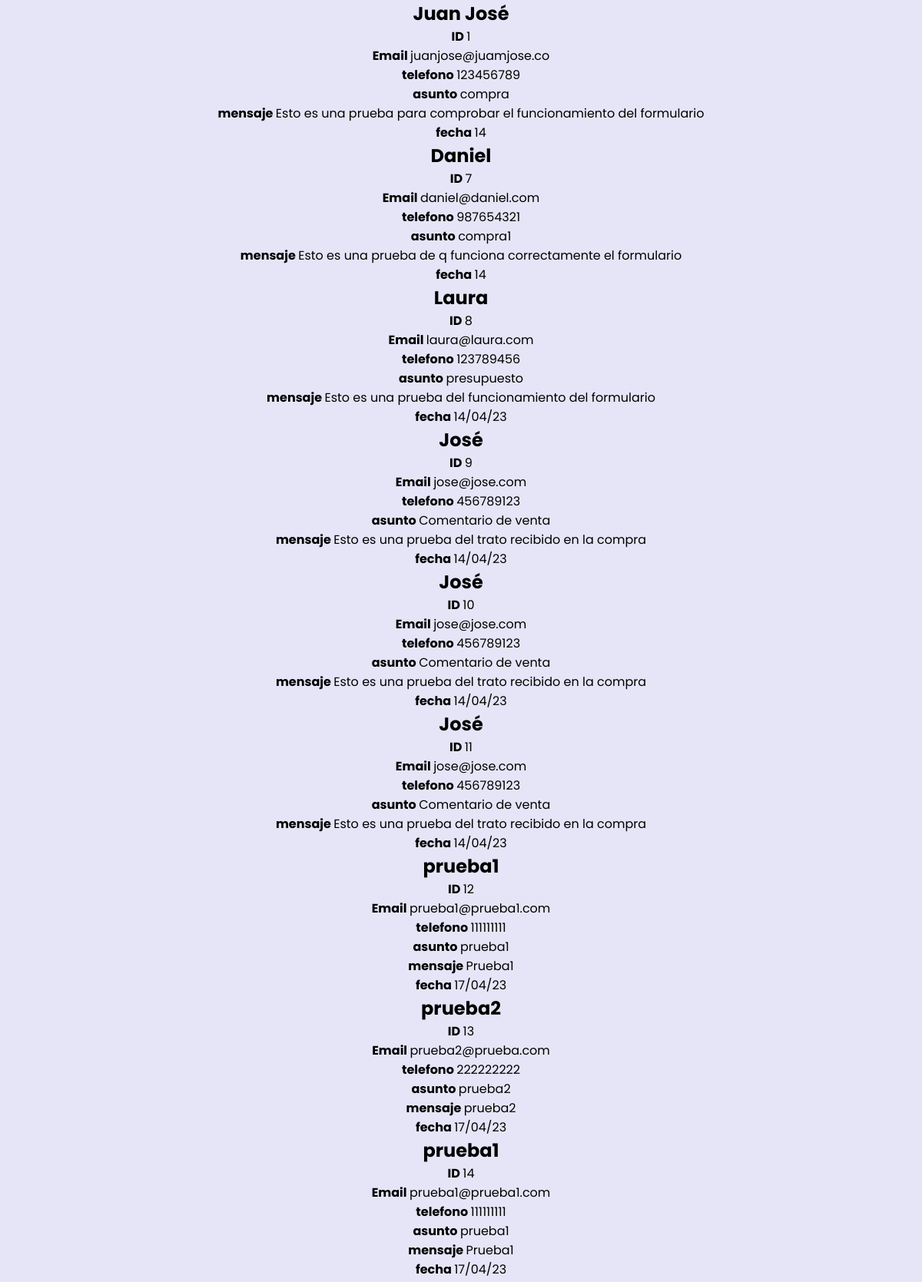
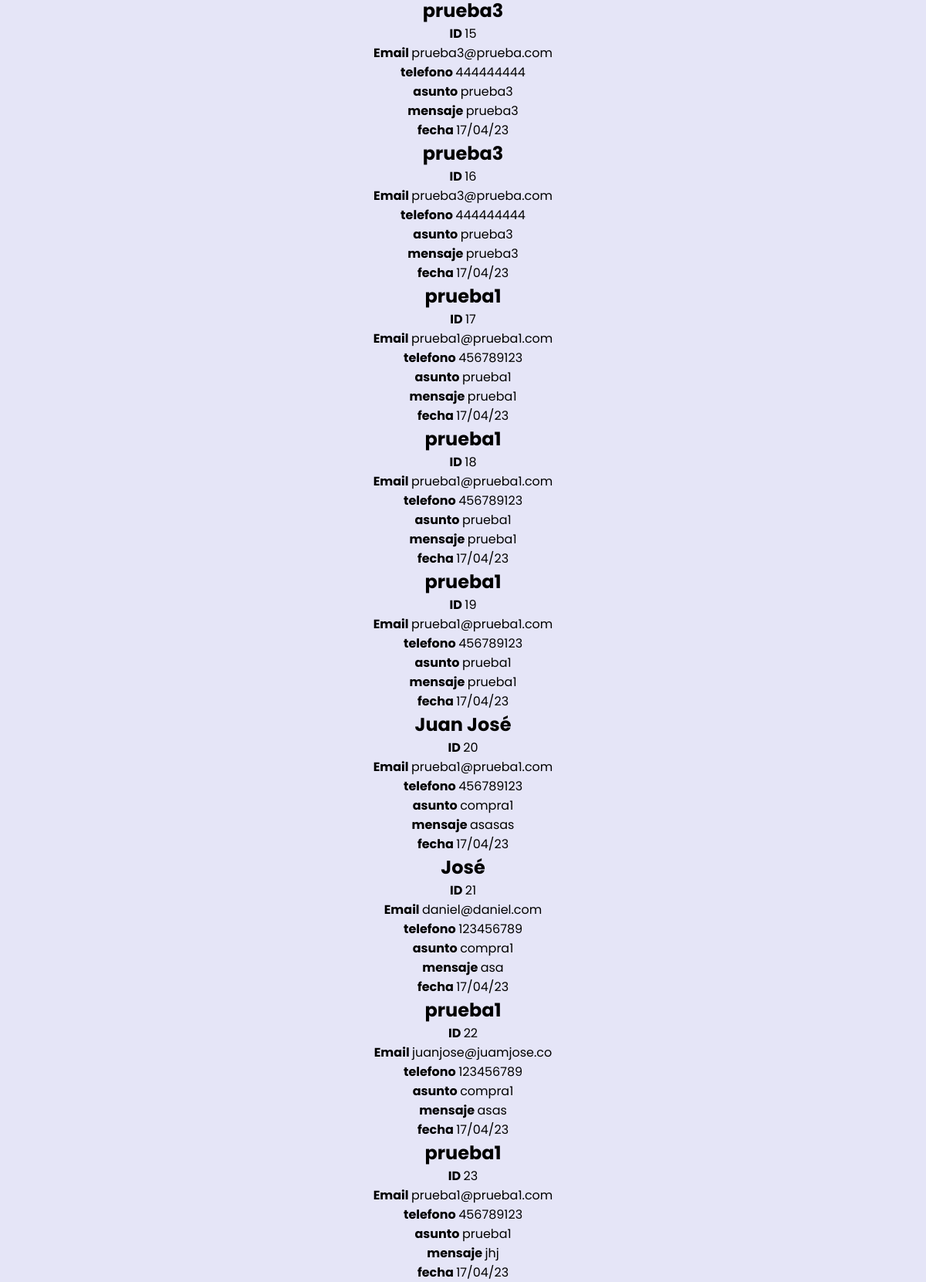
Page /administrador.php on the earlier database version (2 pictures, top to bottom).
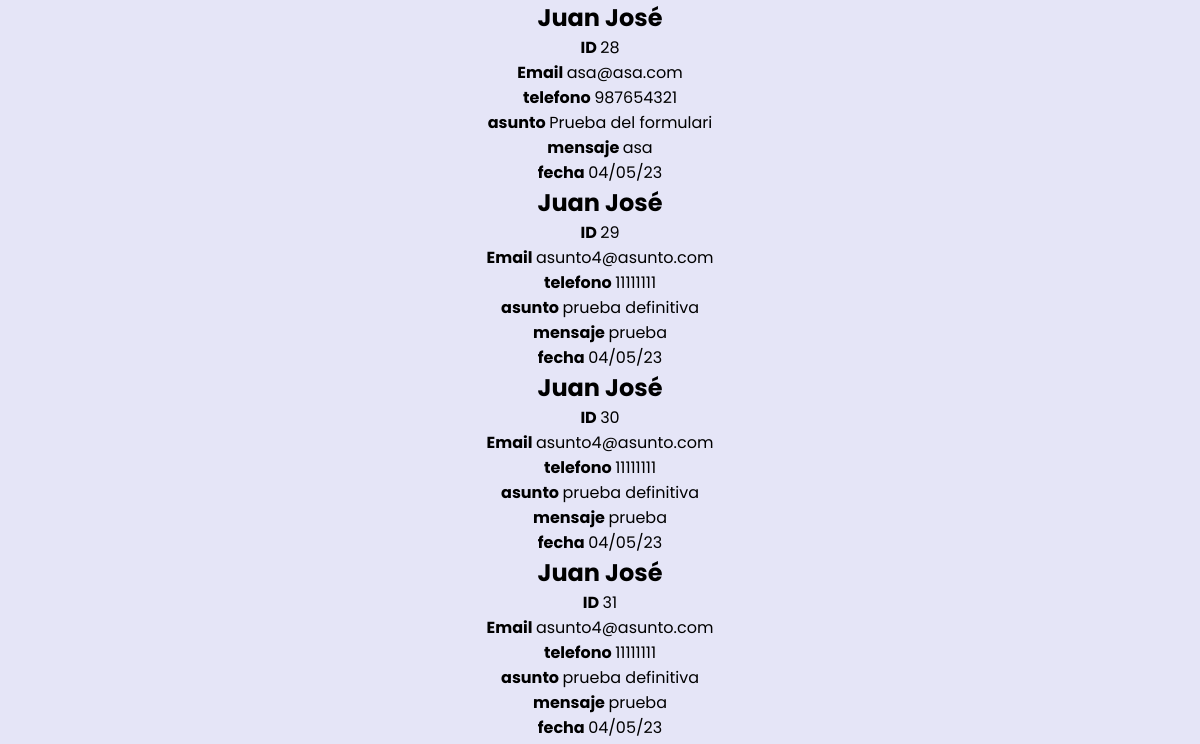
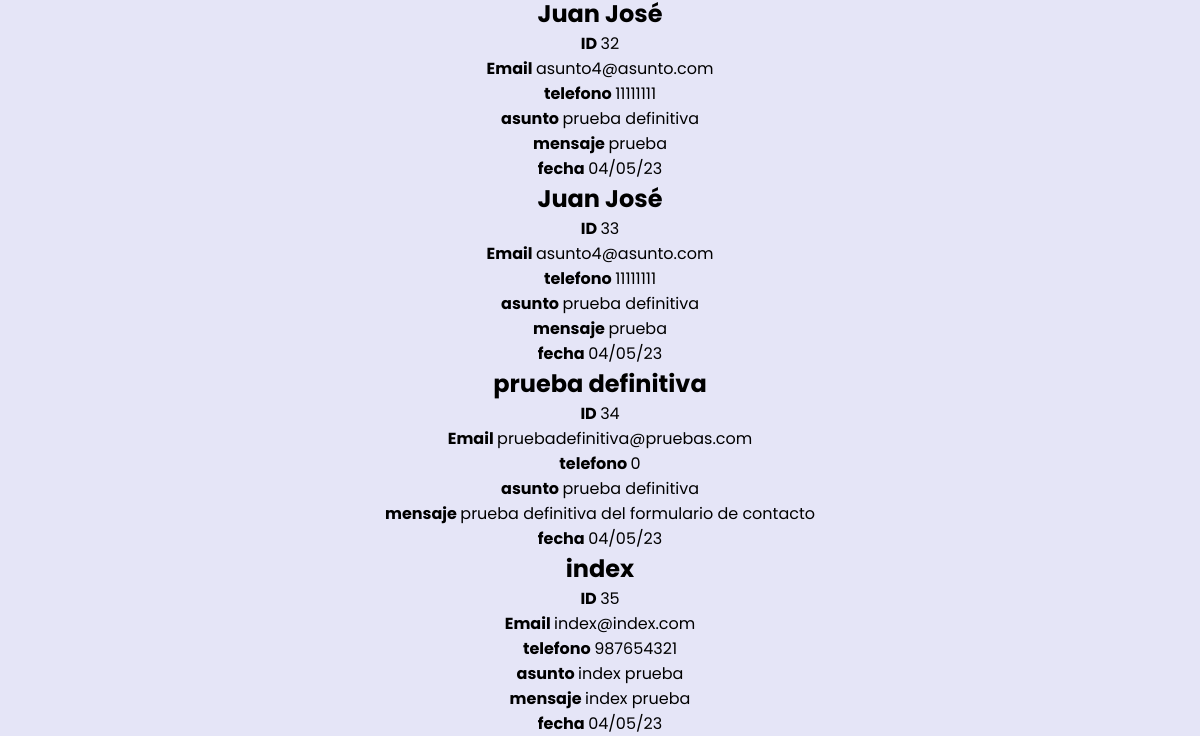
Same page on the later database version (2 pictures, top to bottom).
### tables this page shows
CREATE TABLE `formulario_contacto` (
  `id` int(9) NOT NULL,
  `nombre` varchar(50) NOT NULL,
  `email` varchar(50) NOT NULL,
  `telefono` int(20) NOT NULL,
  `asunto` varchar(20) NOT NULL,
  `mensaje` varchar(200) NOT NULL,
  `fecha` varchar(20) NOT NULL
);

### mostrartablas.php (the view)
<?php
    include("conexion.php");
    if($conexion){
        $consulta = "SELECT * FROM formulario_contacto";
        $resultado = mysqli_query($conexion,$consulta);
        if ($resultado) {
            while ($row = $resultado->fetch_array()) {
                $id = $row['id'];
                $nombre = $row['nombre'];
                $email = $row['email'];
                $telefono = $row['telefono'];
                $asunto = $row['asunto'];
                $mensaje = $row['mensaje'];
                $fecha = $row['fecha'];
                ?>
                <div>
                    <h2><?php echo $nombre; ?></h2>
                    <div>
                        <p>
                            <b>ID </b> <?php echo $id; ?><br>
                            <b>Email </b><?php echo $email; ?><br>
                            <b>telefono </b><?php echo $telefono; ?><br>
                            <b>asunto </b><?php echo $asunto; ?><br>
                            <b>mensaje </b><?php echo $mensaje; ?><br>
                            <b>fecha </b><?php echo $fecha; ?><br>
                        </p>
                    </div>
                </div>
                <?php
            }
        }
    }
?>

### administrador.php (shortened to what this page needs)
<!DOCTYPE html>
<html lang="en">
<head>
    <link rel="stylesheet" href="css/estilos.css">
</head>
<body>
    <section class="formulario">
        <?php
        include("mostrartablas.php");
        ?>
    </section>
</body>
</html>

### css/estilos.css (style rules this page uses)
:root { --padding-container: 100px 0; --color-title: #001a49; }
* { margin: 0; box-sizing: border-box; }
body { font-family: 'Poppins', sans-serif; }
.formulario { background-color: #e5e5f7; background-image: radial-gradient(#444cf7 0.5px, transparent 0.5px), radial-gradient(#444cf7 0.5px, #e5e5f7 0.5px); text-align: center; flex-direction: column; justify-content: center; align-items: center; }

Differences in the rows shown:
removed formulario_contacto: nombre "Juan José", id "1", email "juanjose@juamjose.co", telefono "123456789", asunto "compra", mensaje "Esto es una prueba para comprobar el funcionamiento del formulario", fecha "14"
removed formulario_contacto: nombre "Daniel", id "7", email "daniel@daniel.com", telefono "987654321", asunto "compra1", mensaje "Esto es una prueba de q funciona correctamente el formulario", fecha "14"
removed formulario_contacto: nombre "Laura", id "8", email "laura@laura.com", telefono "123789456", asunto "presupuesto", mensaje "Esto es una prueba del funcionamiento del formulario", fecha "14/04/23"
removed formulario_contacto: nombre "José", id "9", email "jose@jose.com", telefono "456789123", asunto "Comentario de venta", mensaje "Esto es una prueba del trato recibido en la compra", fecha "14/04/23"
removed formulario_contacto: nombre "José", id "10", email "jose@jose.com", telefono "456789123", asunto "Comentario de venta", mensaje "Esto es una prueba del trato recibido en la compra", fecha "14/04/23"
removed formulario_contacto: nombre "José", id "11", email "jose@jose.com", telefono "456789123", asunto "Comentario de venta", mensaje "Esto es una prueba del trato recibido en la compra", fecha "14/04/23"
removed formulario_contacto: nombre "prueba1", id "12", email "prueba1@prueba1.com", telefono "111111111", asunto "prueba1", mensaje "Prueba1", fecha "17/04/23"
removed formulario_contacto: nombre "prueba2", id "13", email "prueba2@prueba.com", telefono "222222222", asunto "prueba2", mensaje "prueba2", fecha "17/04/23"
removed formulario_contacto: nombre "prueba1", id "14", email "prueba1@prueba1.com", telefono "111111111", asunto "prueba1", mensaje "Prueba1", fecha "17/04/23"
removed formulario_contacto: nombre "prueba3", id "15", email "prueba3@prueba.com", telefono "444444444", asunto "prueba3", mensaje "prueba3", fecha "17/04/23"
removed formulario_contacto: nombre "prueba3", id "16", email "prueba3@prueba.com", telefono "444444444", asunto "prueba3", mensaje "prueba3", fecha "17/04/23"
removed formulario_contacto: nombre "prueba1", id "17", email "prueba1@prueba1.com", telefono "456789123", asunto "prueba1", mensaje "prueba1", fecha "17/04/23"
removed formulario_contacto: nombre "prueba1", id "18", email "prueba1@prueba1.com", telefono "456789123", asunto "prueba1", mensaje "prueba1", fecha "17/04/23"
removed formulario_contacto: nombre "prueba1", id "19", email "prueba1@prueba1.com", telefono "456789123", asunto "prueba1", mensaje "prueba1", fecha "17/04/23"
removed formulario_contacto: nombre "Juan José", id "20", email "prueba1@prueba1.com", telefono "456789123", asunto "compra1", mensaje "asasas", fecha "17/04/23"
removed formulario_contacto: nombre "José", id "21", email "daniel@daniel.com", telefono "123456789", asunto "compra1", mensaje "asa", fecha "17/04/23"
removed formulario_contacto: nombre "prueba1", id "22", email "juanjose@juamjose.co", telefono "123456789", asunto "compra1", mensaje "asas", fecha "17/04/23"
removed formulario_contacto: nombre "prueba1", id "23", email "prueba1@prueba1.com", telefono "456789123", asunto "prueba1", mensaje "jhj", fecha "17/04/23"
added formulario_contacto: nombre "Juan José", id "28", email "asa@asa.com", telefono "987654321", asunto "Prueba del formulari", mensaje "asa", fecha "04/05/23"
added formulario_contacto: nombre "Juan José", id "29", email "asunto4@asunto.com", telefono "11111111", asunto "prueba definitiva", mensaje "prueba", fecha "04/05/23"
added formulario_contacto: nombre "Juan José", id "30", email "asunto4@asunto.com", telefono "11111111", asunto "prueba definitiva", mensaje "prueba", fecha "04/05/23"
added formulario_contacto: nombre "Juan José", id "31", email "asunto4@asunto.com", telefono "11111111", asunto "prueba definitiva", mensaje "prueba", fecha "04/05/23"
added formulario_contacto: nombre "Juan José", id "32", email "asunto4@asunto.com", telefono "11111111", asunto "prueba definitiva", mensaje "prueba", fecha "04/05/23"
added formulario_contacto: nombre "Juan José", id "33", email "asunto4@asunto.com", telefono "11111111", asunto "prueba definitiva", mensaje "prueba", fecha "04/05/23"
added formulario_contacto: nombre "prueba definitiva", id "34", email "pruebadefinitiva@pruebas.com", telefono "0", asunto "prueba definitiva", mensaje "prueba definitiva del formulario de contacto", fecha "04/05/23"
added formulario_contacto: nombre "index", id "35", email "index@index.com", telefono "987654321", asunto "index prueba", mensaje "index prueba", fecha "04/05/23"
